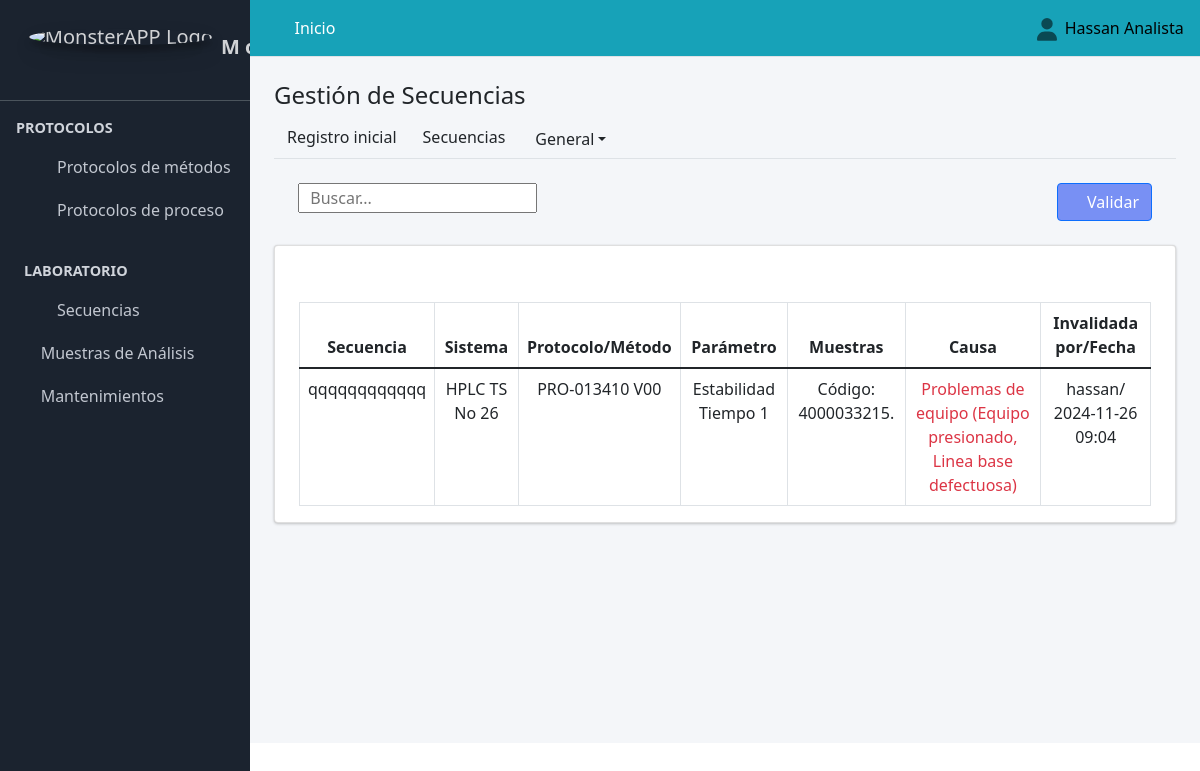
Screenshot of /secuencias_invalidas/ (signed in) with the database file from the repository.
### Aplicaciones/Secuencias/models.py (models this page shows, shortened)
class Secuencias(models.Model):
    nombre=models.CharField(max_length=250, verbose_name="Nombre",  null=False, blank=False)
    fecha_Inicio=models.DateTimeField(verbose_name="Fecha de Inicio", null=False, blank=False)
    fecha_Final=models.DateTimeField(verbose_name="Fecha de Finalización", null=True, blank=True)
    protocolo=models.ForeignKey(to=Protocolos, on_delete=models.CASCADE, verbose_name="Protocolo", null=True, blank=True)
    protocolo_proceso=models.ForeignKey(to=Proceso, on_delete=models.CASCADE, verbose_name="Protocolo de Proceso", null=True, blank=True)
    sistema=models.ForeignKey(to=Sistema, on_delete=models.CASCADE, verbose_name="Sistema", null=True, blank=False)
    class Status(models.TextChoices):
        REGISTRADA = "Registrada", "REGISTRADA"
        INVALIDA = "Invalida", "INVALIDA"
        REVISADA = "Revisada", "REVISADA"
        IMPRESA = "Impresa", "IMPRESA"
        REPORTADA = "Reportada", "REPORTADA"
        AUDITADA = "Auditada", "AUDITADA"
        ENSAYO = "Ensayo", "ENSAYO"
    status=models.CharField(max_length=90, choices=Status.choices, default=Status.REGISTRADA, verbose_name="Status", null=True, blank=True)
    class Invalidar_Secuencia(models.TextChoices):
        PROBLEMAS_EQUIPO_1 = "Problemas de equipo (Equipo presionado, Linea base defectuosa)", "PROBLEMAS_EQUIPO_1"
        PROBLEMAS_EQUIPO_2 = "Problemas de equipo (Otros: Caidas de presión, Picos fantasmas; Problemas de software/hadware...)", "PROBLEMAS_EQUIPO_2"
        PROBLEMAS_COLUMNA = "Problemas de columna", "PROBLEMAS_COLUMNA"
        INCUMPLIMIENTO_SST_1 = "Incumplimiento de System (RSD)", "INCUMPLIMIENTO_SST_1"
        INCUMPLIMIENTO_SST_2 = "Incumplimiento de System (Otros: Resolución, Asimetria, Platos teóricos, Señal ruido)", "INCUMPLIMIENTO_SST_2"
        INCUMPLIMIENTO_SST_3 = "Incumplimiento de System (Correlación)", "INCUMPLIMIENTO_SST_3"
        PROBLEMAS_FM = "Problemas de Fases Móviles (TR Corridos, FM saturada, Otros...)", "PROBLEMAS_DE_FASE_MOVIL"
        PROBLEMAS_RED = "Problemas de red", "PROBLEMAS_RED"
        PROBLEMAS_FE = "Fallas de Fluido Eléctrico", "PROBLEMAS_DE_FLUIDO_ELECTRICO"
        OTROS = "Otros (definir en observaciones)", "OTROS"
    invalidar_Secuencia=models.CharField(max_length=250, choices=Invalidar_Secuencia.choices, verbose_name="Invalidar Secuencia", null=True, blank=True)
    class Condicion(models.TextChoices):
        ACTIVO = "Activo", "ACTIVO"
        PASIVO = "Pasivo", "PASIVO"
    condicion=models.CharField(max_length=90, choices=Condicion.choices, default=Condicion.ACTIVO, verbose_name="Condicion", null=True, blank=True)
    observaciones=models.CharField(max_length=250, verbose_name="Observaciones",  null=True, blank=True)
    parametro_sq=models.ForeignKey(to=Parametro, on_delete=models.CASCADE, verbose_name="Parametro", null=True, blank=True)
    metodo=models.ForeignKey(to=Metodo, on_delete=models.CASCADE, verbose_name="Metodo", null=True, blank=True)
    muestras=models.ForeignKey(to=Muestras_y_Placebos, on_delete=models.CASCADE, verbose_name="Muestras", null=True, blank=True)
    fecha_invalidar=models.DateTimeField(verbose_name="Fecha de Invalidéz", null=True, blank=True)
    fecha_validar=models.DateTimeField(verbose_name="Fecha de Validación", null=True, blank=True)
    fecha_impresion=models.DateTimeField(verbose_name="Fecha de Impresión", null=True, blank=True)
    fecha_reporte=models.DateTimeField(verbose_name="Fecha de Reporte", null=True, blank=True)
    fecha_auditada=models.DateTimeField(verbose_name="Fecha auditada", null=True, blank=True)
    invalidar=models.CharField(max_length=250, verbose_name="Invalidada por",  null=True, blank=True)
    validar=models.CharField(max_length=250, verbose_name="Validada por",  null=True, blank=True)
    imprimir=models.CharField(max_length=250, verbose_name="Impresa",  null=True, blank=True)
    reportar=models.CharField(max_length=250, verbose_name="Reportada por",  null=True, blank=True)
    auditar=models.CharField(max_length=250, verbose_name="Auditada por",  null=True, blank=True)
    class Meta:
        constraints = [
            models.UniqueConstraint(fields=['protocolo', 'parametro_sq', 'fecha_invalidar'], name='unique'),
            models.UniqueConstraint(fields=['protocolo_proceso', 'muestras', 'fecha_invalidar'], name='unique_intro_nue'),
        ]

class Sistema(models.Model):
    nombre=models.CharField(max_length=250, verbose_name="Sistema",  null=True, blank=False)
    class Condicion(models.TextChoices):
        ACTIVO = "Activo", "ACTIVO"
        PASIVO = "Pasivo", "PASIVO"
    condicion=models.CharField(max_length=90, choices=Condicion.choices, default=Condicion.ACTIVO, verbose_name="Condicion")
    def __str__(self):
        return(self.nombre)

### Aplicaciones/Protocolo_Metodos/models.py (models this page shows, shortened)
class Protocolos(models.Model):
     fecha_ingreso=models.DateField(verbose_name="Fecha de Registro", null=True, blank=False, help_text=u"AAAA/MM/DD")
     codigo=models.CharField(max_length=90, verbose_name="Código Protocolo", null=True, blank=False, unique=True)
     nombre=models.CharField(max_length=250, verbose_name="Título_del_Protocolo",  null=True, blank=False, unique=True)
     ensayo=models.ForeignKey(to=Ensayo, on_delete=models.CASCADE, verbose_name="Ensayo", null=True, blank=False)
     metodo=models.ForeignKey(to=Metodo, on_delete=models.CASCADE, verbose_name="Metodo de referencia", null=True, blank=False)
     celda=models.ForeignKey(to=Celda, on_delete=models.CASCADE, verbose_name="Celda", null=True, blank=False)
     muestras_y_Placebos=models.ManyToManyField(Muestras_y_Placebos, blank=False)
     metodologia=models.ForeignKey(Metodologia, on_delete=models.CASCADE, verbose_name="metodologia", null=True, blank=False,  max_length=90)
     parametro=models.ManyToManyField(to=Parametro, blank=False, related_name="parametro")
     Insumos_del_Proceso=models.ManyToManyField(to=Viabilidad)
     cliente=models.ForeignKey(to=Cliente, on_delete=models.CASCADE, verbose_name="Cliente", null=True, blank=False)
     estado_protocolo=models.ForeignKey(to=EstadoProtocolo, on_delete=models.CASCADE, verbose_name="Estado Protocolo", null=True, blank=False)
     class Condicion(models.TextChoices):
        ACTIVO = "Activo", "ACTIVO"
        PASIVO = "Pasivo", "PASIVO"
     condicion=models.CharField(max_length=90, choices=Condicion.choices, default=Condicion.ACTIVO, verbose_name="Condicion")
     observaciones=models.CharField(max_length=250, verbose_name="Observaciones",  null=True, blank=False)
     fecha_final=models.DateField(verbose_name="Fecha de Finalización", null=True, blank=True,default=datetime.datetime.now)
     def __str__(self):
        return str(self.codigo)

class Parametro(models.Model):
    nombre_titulo=models.ForeignKey(to=Titulo_Parametro, on_delete=models.CASCADE, verbose_name="Titulo Parametro", null=True, blank=False)
    nombre_parametro=models.OneToOneField(Subparametro, on_delete=models.CASCADE, verbose_name="Nombre Parametro", null=True, blank=True, unique=True)
    class Condicion(models.TextChoices):
        ACTIVO = "Activo", "ACTIVO"
        PASIVO = "Pasivo", "PASIVO"
    condicion=models.CharField(max_length=90, choices=Condicion.choices, default=Condicion.ACTIVO, verbose_name="Condicion")
    def nombre_Parametro(self):
        return "{} {}".format(self.nombre_titulo, self.nombre_parametro)
    def __str__(self):
        return str(self.nombre_Parametro())

class Titulo_Parametro(models.Model):
    titulo_parametro=models.CharField(max_length=90, verbose_name="Titulo Párametro", blank=True, null=False, unique=True)
    class Condicion(models.TextChoices):
        ACTIVO = "Activo", "ACTIVO"
        PASIVO = "Pasivo", "PASIVO"
    condicion=models.CharField(max_length=90, choices=Condicion.choices, default=Condicion.ACTIVO, verbose_name="Condicion")
    def nombre_titulo_parametro(self):
        return "{}".format(self.titulo_parametro)
    def __str__(self):
        return str(self.nombre_titulo_parametro())

class Subparametro(models.Model):
    nombre_subparametro=models.CharField(max_length=90, verbose_name="Subparametro", blank=True, null=False, unique=True)
    class Condicion(models.TextChoices):
        ACTIVO = "Activo", "ACTIVO"
        PASIVO = "Pasivo", "PASIVO"
    condicion=models.CharField(max_length=90, choices=Condicion.choices, default=Condicion.ACTIVO, verbose_name="Condicion")
    def nombre_subparamtro_completo(self):
        return "{}".format(self.nombre_subparametro.__str__())
    def __str__(self):
        return str(self.nombre_subparamtro_completo())

class Muestras_y_Placebos(models.Model):
    fecha_ingreso=models.DateField(verbose_name="Fecha de ingreso muestra", null=True, blank=False, help_text=u"AAAA/MM/DD")
    nombre_muestra=models.CharField(max_length=300, verbose_name="nombre de Muestra/Placebo/MP")
    tipo_muestra=models.ForeignKey(to=Tipo_muestra, on_delete=models.CASCADE, verbose_name="Tipo de muestra", null=True, blank=False)
    etapa=models.ForeignKey(to=Etapa, on_delete=models.CASCADE, verbose_name="Etapa", null=True, blank=False)
    codigo_muestra_interno=models.CharField(verbose_name="CIM / LIMS", max_length=90)
    codigo_muestra_producto=models.CharField(verbose_name="Código de Producto", max_length=90)
    lote_muestra=models.CharField(verbose_name="Lote", max_length=90)
    observaciones_muestras=models.TextField(max_length=300, verbose_name="Observaciones")
    class Condicion(models.TextChoices):
        ACTIVO = "Activo", "ACTIVO"
        PASIVO = "Pasivo", "PASIVO"
    condicion=models.CharField(max_length=90, choices=Condicion.choices, default=Condicion.ACTIVO, verbose_name="Condicion")
    class Meta:
        constraints = [
            models.UniqueConstraint(fields=['lote_muestra', 'etapa'], name='unique_intro'),
        ]

### Aplicaciones/Secuencias/views.py (the view)
# urls.py: path("secuencias_invalidas/",views.secuencias_invalidas, name="secuencias_invalidas"),
@login_required
def secuencias_invalidas(request):
    secuencias=Secuencias.objects.all()
    validar=usuario_validar.objects.filter(usuario=request.user)
    context={
        "secuencias":secuencias,
        "validar":validar
    }
    return render(request, "secuencias/secuencias_invalidas.html", context)

### MONSTER_APP/templates/secuencias/secuencias_invalidas.html (shortened to what this page needs)
{% extends "partial/body.html" %}
{% load crispy_forms_tags %}
{% load crispy_forms_filters %}
{% block contenido %}
{% load bootstrap5 %}
{% load static %}
{% include "partial/header_gestion_secuencias.html" %}
<link href="https://unpkg.com/gijgo@1.9.14/css/gijgo.min.css" rel="stylesheet" type="text/css" />
<div class="contenido">
    <div class="container-fluid">
        <div class="">
            <div class="container-fluid">
              <div class="row">
                <div class="col-md-6">
                    <br>
                           <div class="text-right">
                <div class="input-group rounded">
                    <input type="search" id="myInput" class="numberinput gj-textbox-md" placeholder="  Buscar..." aria-label="Search" aria-describedby="search-addon" />
                  </div>
            </div>
        </div>
                <div class="col-md-6" >
                  <br>
                    <div class="d-grid gap-2 d-md-flex justify-content-md-end">
                      <div class="btn-group" role="group" aria-label="Button group with nested dropdown">
                        <button type="button" style="background:#486af3b8" class="btn btn-primary" data-toggle="collapse" data-target="#validarChecked" data-target="#demo2" aria-controls="demo2" id="botonValidarSecuencia"  colspan="" onclick="ocultarPe()"><span class="fa fa-thumbs-up"></span> Validar</button>
                      </div>
                      </div>
            </div>
              </div><br>
                </div>
            <div class="card">
              <div class="container-fluid">
                <form action="{% url 'cambiar_estado_validada_revisada' %}" method="POST" id="myModelFormActualizar" >{% csrf_token %}
                  <table class="table table-bordered display" id="example3">
                      <thead>
                          <tr class=" all text-center">
                              <th class="all text-center">Secuencia</th>
                              <th class="all text-center">Sistema</th>
                              <th class="all text-center">Protocolo/Método</th>
                              <th class="all text-center">Parámetro</th>
                              <th class="all text-center">Muestras</th>
                              <th class="all text-center">Causa</th>
                              <th class="all text-center" >Invalidada por/Fecha</th>
                            </tr>
                      </thead>
                      <tbody id="myTable">
                          {% for item in secuencias.all %}
                          {% if item.status == "Invalida" %}
                          <tr class="text-center">
                          <td>{{item.nombre}}</td>
                          <td>{{item.sistema}}</td>
                          <td class="text-center"  >
                            {% if item.metodo == None and item.protocolo_proceso == None %}
                            {{item.protocolo}}
                            {% endif %}
                          </td>
                           <td class="text-center" > {% if item.parametro_sq.id > 0 %}
                            {{item.parametro_sq}}
                            {% else %}
                            No aplica
                            {% endif %}
                          </td>
                          <td data-toggle="collapse" data-target="#demo1" class="accordion-toggle text-center" colspan="" class="hiddenRow"> {% if item.parametro_sq.id == None %}
                            <div class="accordian-body collapse" id="demo1"> {{item.muestras.nombre_muestra}} {{item.muestras.lote_muestra}} {{item.muestras.codigo_muestra_producto}} </div>Etapa: {{item.muestras.etapa}}
                            {% else %}
                            {% for p in item.protocolo.muestras_y_Placebos.all %}
                            Código: {{p.codigo_muestra_producto}}.
                            <div class="accordian-body collapse" id="demo1"> {{p.nombre_muestra}} {{p.lote_muestra}}</div>{% endfor %}
                            {% endif %}
                          </td>
                  <td class="text-danger">{{item.invalidar_Secuencia}}</td>
                          <td class="all text-center">{{item.invalidar}}/ <span>{{item.fecha_invalidar|date:'Y-m-d H:i'}}</span></td>
                  </tr>
                          {% endif %}
                          {% endfor %}
                      </tbody>
                      <div class="row">
                        <div class="col-md-6">
                        </div>
                        <div class="col-md-6">
                            <div class=" d-grid gap-2 d-md-flex justify-content-md-end py-3">
                                <br>
                                </div>
                        </div>
                      </div>
                    </table>
                </div>
            </div>
        </div>
    </div>
</div>
{% endblock contenido %}

### MONSTER_APP/templates/partial/navbar.html (shortened to what this page needs)
{% load static %}
  <nav class="main-header navbar navbar-expand  navbar-info navbar-light" >
    <ul class="navbar-nav">
      <li class="nav-item">
        <a class="nav-link" data-widget="pushmenu" href="#"><i class="fas fa-bars"></i></a>
      </li>
      {% if user.is_authenticated %}
      <li class="nav-item d-none d-sm-inline-block">
        <a href="{% url 'adm_inicio' %}" class="nav-link text-white">Inicio</a>
      </li>
      {% else %}
      <li class="nav-item d-none d-sm-inline-block">
        <a href="" class="nav-link text-white disabled">Inicio</a>
      </li>
      {% endif %}
    </ul>
    <ul class="navbar-nav ml-auto">
      <li class="nav-item dropdown ">
        <a class="nav-link" data-toggle="dropdown" href="#">
        </a>
        {% if user.is_authenticated %}
      </li>
    </ul>
<h7 class="text-black">{{ user.first_name }}&nbsp;&nbsp;</h7>
{% else %}
<a class="text-black" href="{% url 'sign_in' %}">Iniciar sesión</a>
{% endif %}
  </nav>

### rows the page displays
Secuencias: nombre "qqqqqqqqqqqq", sistema "HPLC TS No 26", protocolo "PRO-013410 V00", parametro_sq "Estabilidad Tiempo 1", invalidar_Secuencia "Problemas de equipo (Equipo presionado, Linea base defectuosa)", invalidar "hassan", fecha_invalidar "2024-11-26 09:04"
Muestras_y_Placebos: codigo_muestra_producto "4000033215"

### other values shown
{{ user.first_name }} "Hassan Analista"
